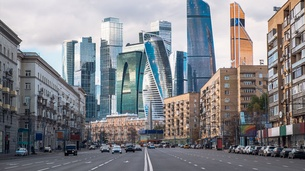
#> input picture city.jpg, 305 x 171 px, shrunk from 780 x 439 before the run, found by its file name
$ python 3-18-2021.py
#> lines starting #> are read from the running program, lines starting #| are printed output that depends on the picture; pictures that were not available may be replaced by others from this repository, and a replacement may not be noted
from PIL import Image
im = Image.open("F:/Project/FDD/city.jpg")
#> im is the input picture: PIL image 305x171 RGB; mean R, G, B 131.7, 132.4, 136.8
im_L = im.convert("L")
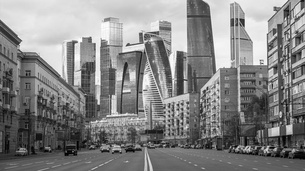
#> im_L: PIL image 305x171 L; min 0, max 255, mean 132.7
im_L.save("F:/Project/FDD/city2.jpg")
from PIL import Image
from collections import defaultdict
import pprint

img = Image.open("F;/Project/FDD/city2.jpg")
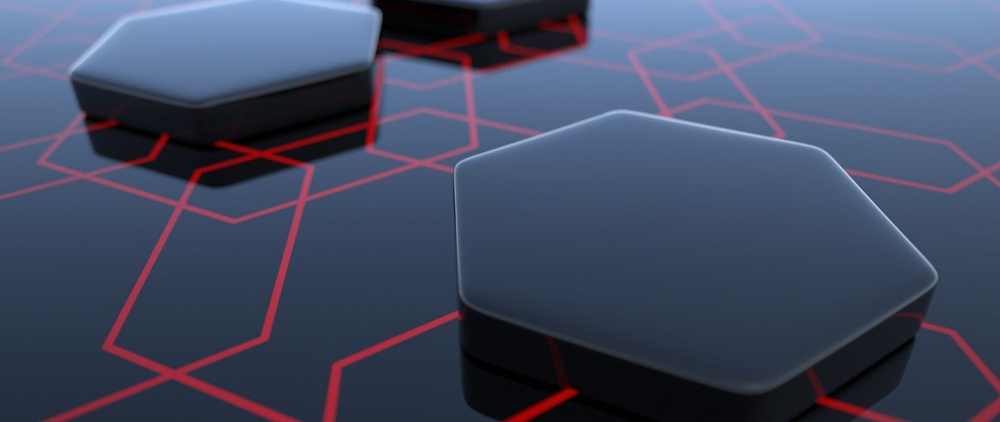
#> input picture abstract-hexagon-3d-black-4k-wallpaper-2560x1080.jpg, 1000 x 422 px, shrunk from 2560 x 1080 before the run, given in place of city2.jpg, which was not available
#> img is the input picture: PIL image 1000x422 RGB; mean R, G, B 67.1, 75.2, 99.4
rgbimg = Image.new("RGBA", img.size)
#> rgbimg: PIL image 1000x422 RGBA; every value is 0
rgbimg.paste(img)

found_colors = defaultdict(int)
for x in range(0, rgbimg.size[0]):
    for y in range(0, rgbimg.size[1]):
        pix_val = rgbimg.getpixel((x, y))
        found_colors[pix_val] += 1
#> after the loop, found_colors = 32552 items

rgbimg.save('F:/Project/FDD/city_rgb.jpg')
import cv2
import numpy as np
from matplotlib import pyplot as plt

img = cv2.imread('F:/Project/FDD/city_rgb.jpg',0)
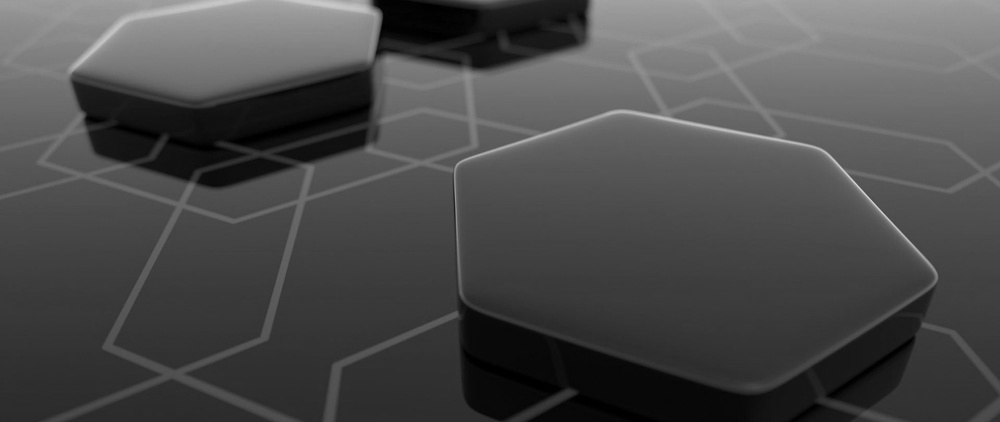
#> img: shape (422, 1000); min 0, max 214, mean 75.1
plt.hist(img.ravel(),256,[0,256]); plt.show()
#> after `plt.hist(img.ravel(), 256, [0, 256])`:
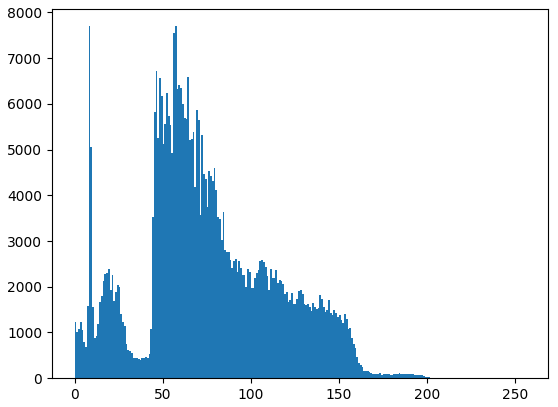
#> figure drawn by matplotlib, 1 panel; tallest bar 7699 high, from x = 8 to 9
